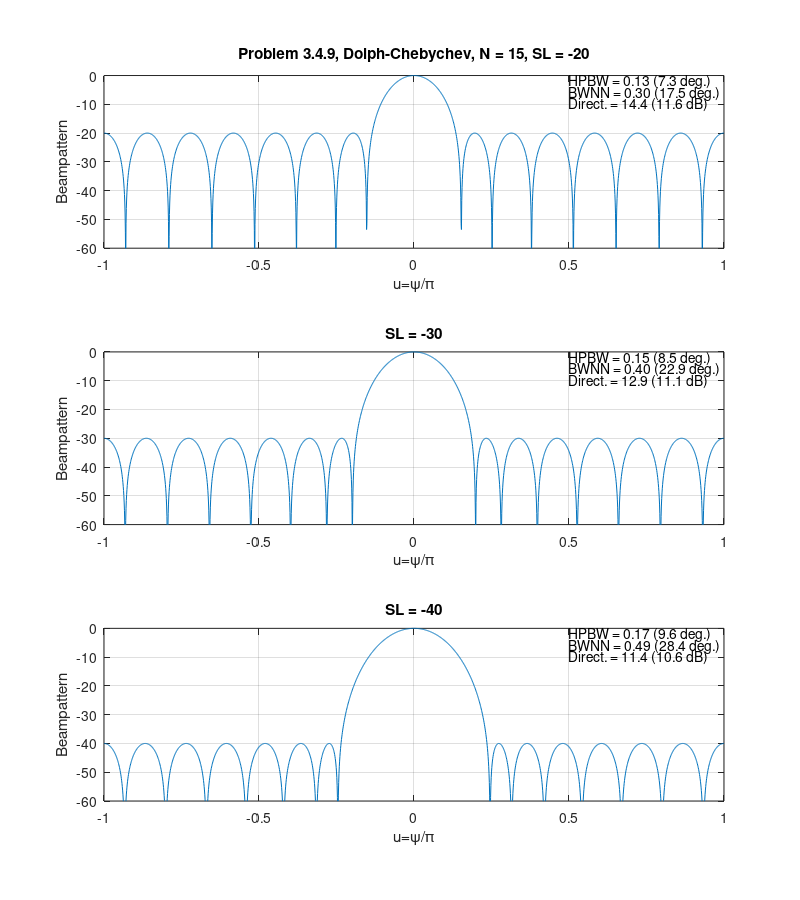
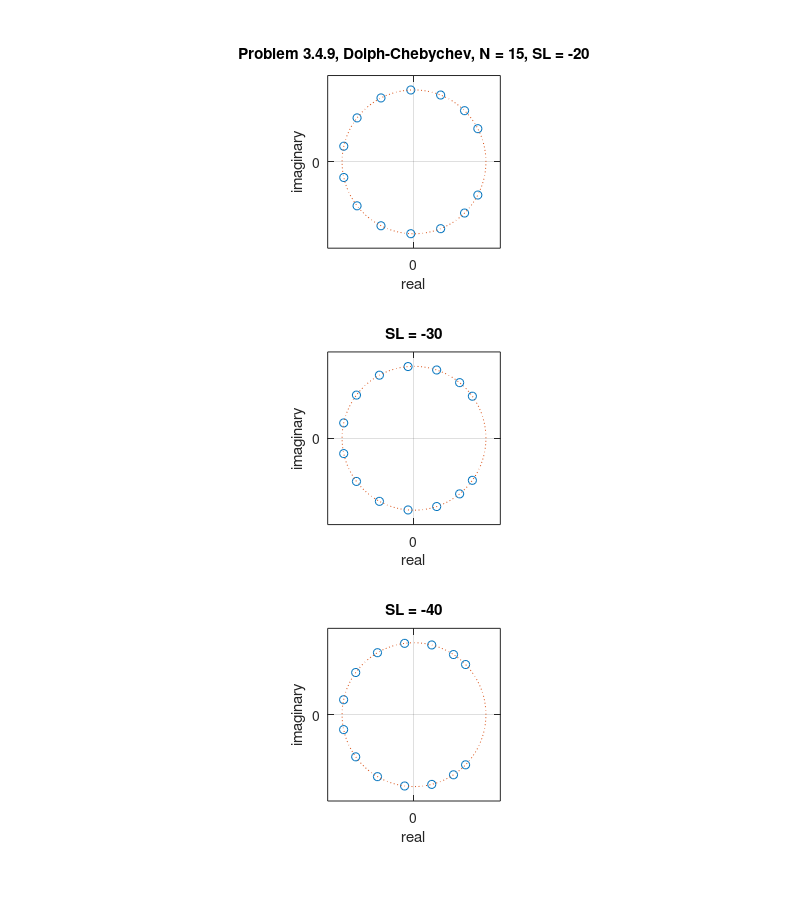

Write MATLAB code to recreate these figures, in order.
%%%%%%%%%%%%%%%%%%%%%%%%%%%%%%%%
% problem 3.4.9 (revised) (a) Dolph-Chebychev
% K. Bell 10/19/99
% Last Updated 9/02/02 by K. Bell
%%%%%%%%%%%%%%%%%%%%%%%%%%%%%%%%

clear all
close all
N=15;
m=N-1;
d=0.5;
D = d*[-(N-1)/2:1:(N-1)/2].';
u = [-1:0.001:1];
v = exp(j*2*pi*D*u);
nu = length(u);
u2 = [0:0.0001:1];
n2 = length(u2);
v2 = exp(j*2*pi*D*u2);

SL = [-20 -30 -40];
ss = ['-.';'--';'-b'];

HPBW = zeros(1,3);
HPBWdeg = zeros(1,3);
BWNNdeg = zeros(1,3);
BWNN = zeros(1,3);
DI = zeros(1,3);
DIR = zeros(1,3);
w = zeros(N,3);
for q=1:3
R = 10^(-SL(q)/20);
x0 = cosh(acosh(R)/(N-1));
p = [1:1:N-1];
a = 2*acos(cos((2*p-1)*pi/(2*(N-1)))/x0);
z = exp(j*a);
r = a/pi;
wt = poly(z).';

w(:,q) = wt/sum(wt);
Bd = w(:,q)'*v;
figure(1)
subplot(3,1,q)
plot(u,10*log10(abs(Bd).^2))
xlabel('u=\psi/\pi')
ylabel('Beampattern')
if q==1
   title(['Problem 3.4.9, Dolph-Chebychev, N = ' int2str(N) ', SL = ' num2str(SL(q))])
else
   title(['SL = ' num2str(SL(q))])
end

axis([-1 1 -60 0])

B2 = real(w(:,q)'*v2);
g = find(B2<1/sqrt(2));
HPBW  = 2*u2(min(g));
HPBWdeg = 2*(90-acos(HPBW/2)*180/pi);

[b,g] = find(abs(B2(2:n2-1))<abs(B2(1:n2-2))&abs(B2(2:n2-1))<abs(B2(3:n2)));
gmin = min(g);
NULL = u2(gmin);
Ndeg = 90-acos(NULL)*180/pi;
BWNN = 2*NULL;
BWNNdeg = 2*Ndeg;

DIR = 1/abs(w(:,q)'*w(:,q));
DI = 10*log10(DIR);
hold on
text(0.5,-2,['HPBW = ' sprintf('%1.2f',HPBW) ' (' sprintf('%1.1f',HPBWdeg) ' deg.)']);
text(0.5,-6,['BWNN = ' sprintf('%1.2f',BWNN) ' (' sprintf('%1.1f',BWNNdeg) ' deg.)']);
text(0.5,-10,['Direct. = ' sprintf('%1.1f',DIR) ' (' sprintf('%1.1f',DI) ' dB)']);
hold off
grid on

% zeros
t=[0:0.01:1]*2*pi;
x=cos(t);
y=sin(t);
figure(2)
subplot(3,1,q)
plot(real(z),imag(z),'o')
hold on
plot(x,y,':')
hold off
set(gca,'XTick',[0])
set(gca,'YTick',[0])
if q==1
   title(['Problem 3.4.9, Dolph-Chebychev, N = ' int2str(N) ', SL = ' num2str(SL(q))])
else
   title(['SL = ' num2str(SL(q))])
end

axis('square')
axis([-1.2 1.2 -1.2 1.2])
xlabel('real')
ylabel('imaginary')
grid on

end

real(w)

set(1,'Paperposition',[0.25 1 8 9])
set(2,'Paperposition',[0.25 1 8 9])